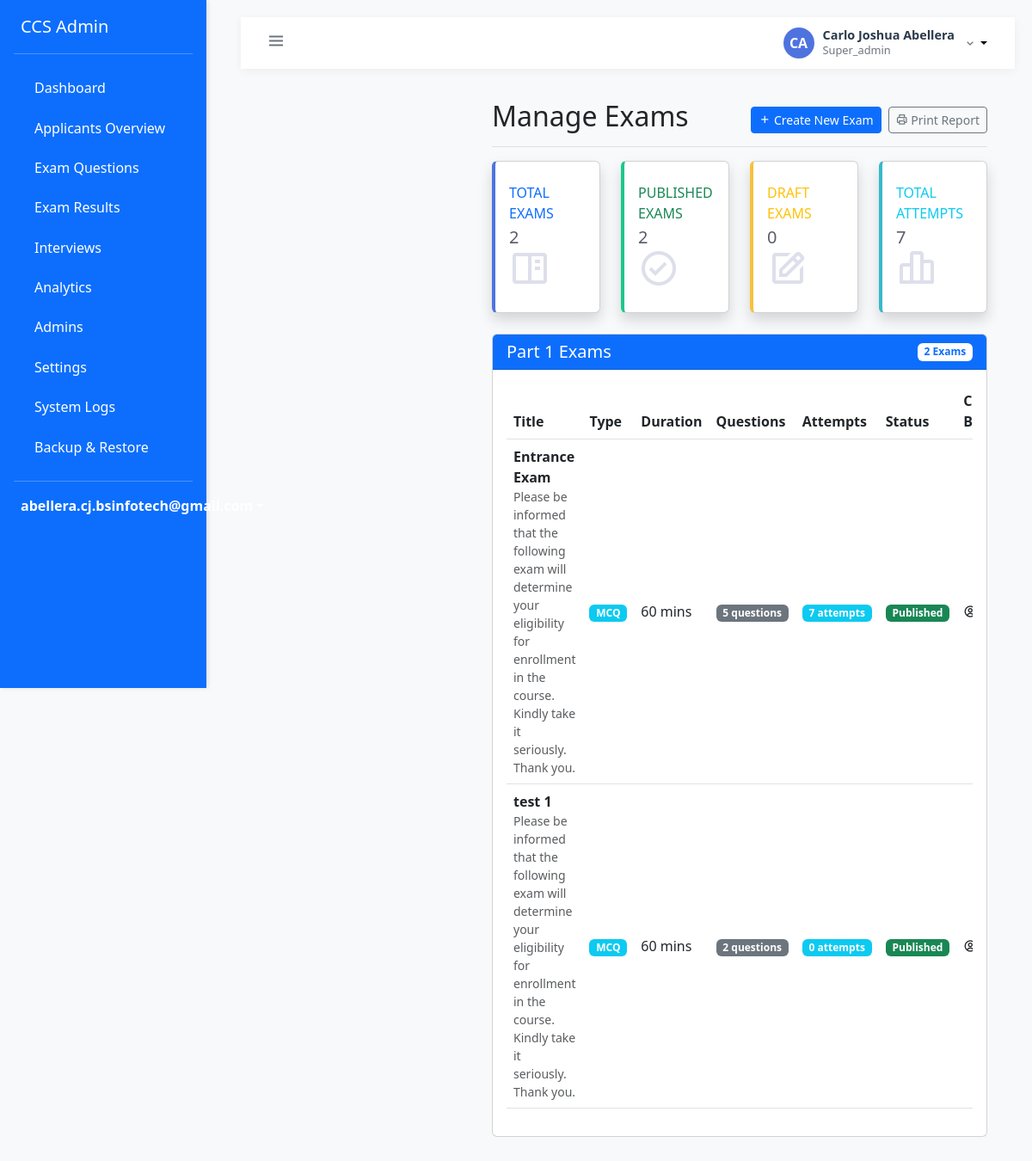
The page /admin/super/list_exams.php (signed in) on the database its author committed.
### tables this page shows
CREATE TABLE `users` (
  `id` int(11) NOT NULL,
  `email` varchar(255) NOT NULL,
  `password` varchar(255) NOT NULL,
  `first_name` varchar(100) NOT NULL,
  `last_name` varchar(100) NOT NULL,
  `role` enum('super_admin','admin','applicant') NOT NULL,
  `status` enum('active','inactive','pending','approved','rejected') DEFAULT 'pending',
  `created_at` timestamp NOT NULL DEFAULT current_timestamp(),
  `updated_at` timestamp NOT NULL DEFAULT current_timestamp() ON UPDATE current_timestamp(),
  `updated_by` int(11) DEFAULT NULL
);

CREATE TABLE `exams` (
  `id` int(11) NOT NULL,
  `title` varchar(255) NOT NULL,
  `description` text DEFAULT NULL,
  `type` enum('mcq','coding') NOT NULL,
  `part` enum('1','2') NOT NULL,
  `duration_minutes` int(11) NOT NULL,
  `passing_score` int(11) NOT NULL,
  `status` enum('draft','published','archived') NOT NULL DEFAULT 'draft',
  `created_by` int(11) NOT NULL,
  `created_at` timestamp NOT NULL DEFAULT current_timestamp(),
  `updated_at` timestamp NOT NULL DEFAULT current_timestamp() ON UPDATE current_timestamp(),
  `instructions` text DEFAULT NULL
);

### admin/super/list_exams.php (the view, shortened to what the rows shown need)
<?php
require_once '../../classes/Auth.php';
require_once '../../config/database.php';
require_once '../includes/layout.php';
$auth = new Auth();
$examsByPart = [];
try {
    $database = Database::getInstance();
    $conn = $database->getConnection();
    $query = "SELECT e.*,
              CONCAT(u.first_name, ' ', u.last_name) as created_by_name,
              (SELECT COUNT(*) FROM questions WHERE exam_id = e.id) as question_count,
              (SELECT COUNT(*) FROM exam_results WHERE exam_id = e.id) as attempts_count
              FROM exams e
              JOIN users u ON e.created_by = u.id
              ORDER BY e.part ASC, e.created_at DESC";
    $stmt = $conn->prepare($query);
    $stmt->execute();
    $exams = $stmt->fetchAll(PDO::FETCH_ASSOC);
    foreach ($exams as $exam) {
        $part = $exam['part'] ?? 'Unassigned';
        if (!isset($examsByPart[$part])) {
            $examsByPart[$part] = [];
        }
        $examsByPart[$part][] = $exam;
    }
} catch (Exception $e) {
    $error = 'Error: ' . $e->getMessage();
    $exams = [];
}
$page_title = 'Manage Exams';
admin_header($page_title);
?>
<div class="wrapper">
    <?php include_once '../includes/sidebar.php'; ?>
    <div class="page-content-wrapper">
        <div class="container-fluid">
            <div class="row">
                <div class="col-12">
                    <div class="d-flex justify-content-between flex-wrap flex-md-nowrap align-items-center pt-3 pb-2 mb-3 border-bottom">
                        <h1 class="h2"><?php echo $page_title; ?></h1>
                    </div>
                </div>
            </div>
            <?php foreach ($examsByPart as $part => $partExams): ?>
            <div class="card mb-4">
                <div class="card-header bg-primary text-white d-flex justify-content-between align-items-center">
                    <h5 class="mb-0">Part <?php echo $part; ?> Exams</h5>
                    <span class="badge bg-white text-primary"><?php echo count($partExams); ?> Exams</span>
                </div>
                <div class="card-body">
                    <?php if (empty($partExams)): ?>
                    <p class="text-center text-muted my-5">No exams found for Part <?php echo $part; ?></p>
                    <?php else: ?>
                    <div class="table-responsive">
                        <table class="table table-hover align-middle">
                            <thead>
                                <tr>
                                    <th>Title</th>
                                    <th>Type</th>
                                    <th>Duration</th>
                                    <th>Questions</th>
                                    <th>Attempts</th>
                                    <th>Status</th>
                                    <th>Created By</th>
                                </tr>
                            </thead>
                            <tbody>
                                <?php foreach ($partExams as $exam): ?>
                                <tr>
                                    <td>
                                        <div class="d-flex flex-column">
                                            <span class="fw-bold"><?php echo htmlspecialchars($exam['title']); ?></span>
                                            <?php if (!empty($exam['description'])): ?>
                                            <small class="text-muted"><?php echo htmlspecialchars($exam['description']); ?></small>
                                            <?php endif; ?>
                                        </div>
                                    </td>
                                    <td>
                                        <span class="badge <?php echo $exam['type'] === 'mcq' ? 'bg-info' : 'bg-warning'; ?>">
                                            <?php echo strtoupper($exam['type']); ?>
                                        </span>
                                    </td>
                                    <td><?php echo htmlspecialchars($exam['duration_minutes']); ?> mins</td>
                                    <td>
                                        <span class="badge bg-secondary">
                                            <?php echo htmlspecialchars($exam['question_count']); ?> questions
                                        </span>
                                    </td>
                                    <td>
                                        <span class="badge bg-info">
                                            <?php echo htmlspecialchars($exam['attempts_count']); ?> attempts
                                        </span>
                                    </td>
                                    <td>
                                        <span class="badge <?php
                                            echo match($exam['status']) {
                                                'published' => 'bg-success',
                                                'draft' => 'bg-warning',
                                                'archived' => 'bg-secondary',
                                                default => 'bg-secondary'
                                            };
                                        ?>">
                                            <?php echo ucfirst(htmlspecialchars($exam['status'])); ?>
                                        </span>
                                    </td>
                                    <td>
                                        <div class="d-flex align-items-center">
                                            <i class='bx bx-user-circle me-2'></i>
                                        </div>
                                    </td>
                                </tr>
                                <?php endforeach; ?>
                            </tbody>
                        </table>
                    </div>
                    <?php endif; ?>
                </div>
            </div>
            <?php endforeach; ?>
        </div>
    </div>
</div>
<?php admin_footer(); ?>

### admin/includes/layout.php (shortened to what the rows shown need)
<?php
require_once __DIR__ . '/../../classes/Auth.php';
function admin_header($title = '') {
?>
<!DOCTYPE html>
<html lang="en">
<head>
    <link href="https://cdn.jsdelivr.net/npm/bootstrap@5.3.0/dist/css/bootstrap.min.css" rel="stylesheet">
    <link href='https://unpkg.com/boxicons@2.1.4/css/boxicons.min.css' rel='stylesheet'>
    <link href="https://cdn.jsdelivr.net/npm/metismenu/dist/metisMenu.min.css" rel="stylesheet">
</head>
<body>
    <div class="wrapper">
        <?php include 'sidebar.php'; ?>
        <div class="page-content-wrapper">
            <nav class="top-navbar">
                <div class="user-profile dropdown">
                    <button class="user-profile-btn dropdown-toggle" type="button" data-bs-toggle="dropdown" aria-expanded="false">
                        <div class="user-avatar">
                            <?php echo strtoupper(substr($user['first_name'], 0, 1) . substr($user['last_name'], 0, 1)); ?>
                        </div>
                        <div class="user-info">
                            <h6 class="user-name"><?php echo htmlspecialchars($user['first_name'] . ' ' . $user['last_name']); ?></h6>
                            <p class="user-role"><?php echo ucfirst($user['role']); ?></p>
                        </div>
                        <i class="bx bx-chevron-down text-secondary"></i>
                    </button>
                </div>
            </nav>
            <div class="content-wrapper">
<?php
}
function admin_footer() {
?>
            </div>
        </div>
    </div>
</body>
</html>
<?php } ?>

### admin/includes/sidebar.php (shortened to what the rows shown need)
<?php
require_once __DIR__ . '/../../classes/Auth.php';
global $auth;
$user = $auth->getCurrentUser();
?>
<nav class="sidebar bg-primary">
    <div class="d-flex flex-column">
        <div class="dropdown pb-3">
            <a href="#" class="d-flex align-items-center text-white text-decoration-none dropdown-toggle" id="dropdownUser" data-bs-toggle="dropdown" aria-expanded="false">
                <strong><?php echo htmlspecialchars($user['email']); ?></strong>
            </a>
        </div>
    </div>
</nav>

### rows shown on the page
users: email "abellera.cj.bsinfotech@gmail.com", first_name+last_name "CA", first_name+last_name "Carlo Joshua Abellera", role "Super_admin"
exams: title "Entrance Exam", description "Please be informed that the following exam will determine your eligibility for enrollment in the course. Kindly take it seriously. Thank you.", type "MCQ", duration_minutes "60", question_count "5", attempts_count "7", status "Published"
exams: title "test 1", description "Please be informed that the following exam will determine your eligibility for enrollment in the course. Kindly take it seriously. Thank you.", type "MCQ", duration_minutes "60", question_count "2", attempts_count "0", status "Published"

### other values the page prints
$page_title "Manage Exams"
count($exams) "2"
array_sum(array_column($exams, 'attempts_count')) "7"
$part "1"
count($partExams) "2"
